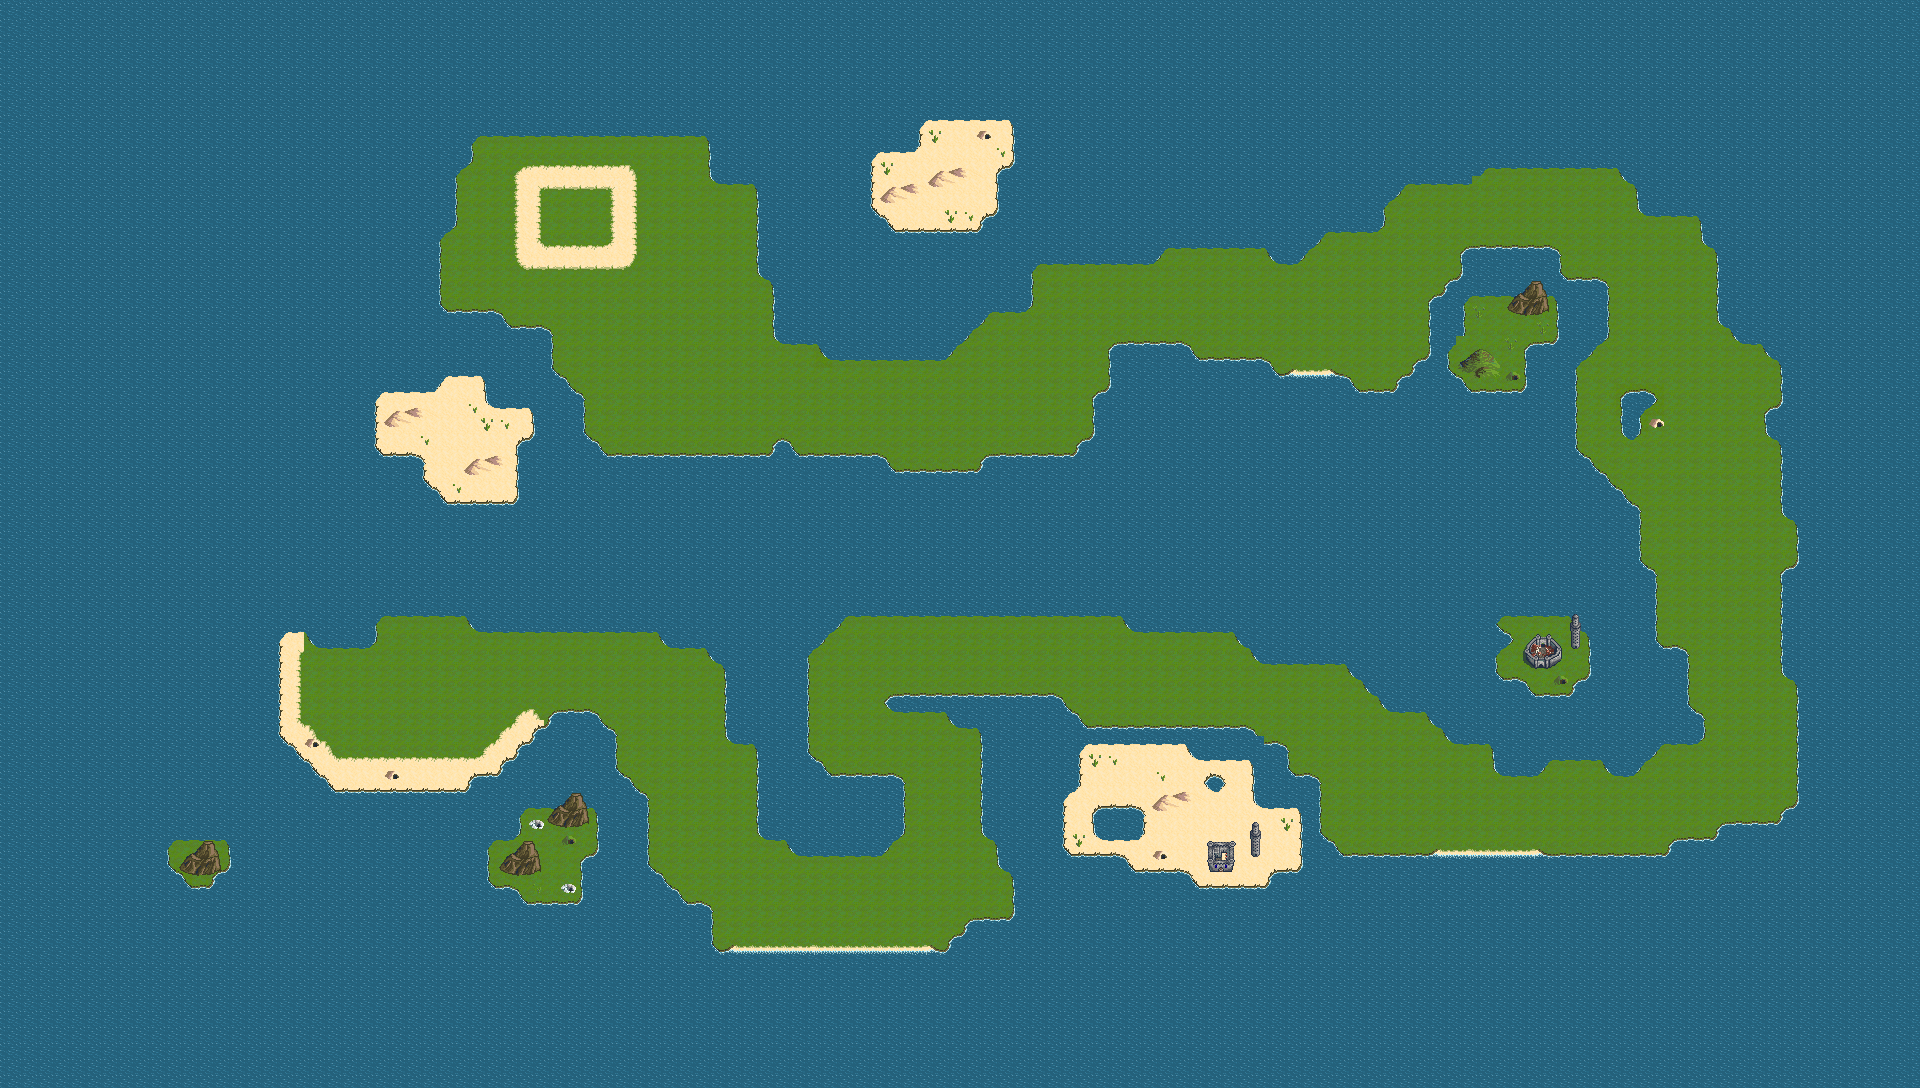

Tiled map render using the project's own tile images. Description and the map definition, with tile-layer contents summarised, below:
An orthogonal 120x68 tile map with 16x16 px tiles, 4 tile layers (Water, Collision, Floor, Buildings), 2 tilesets and 4 objects (spawn).

<map version="1.5" tiledversion="1.7.2" orientation="orthogonal" renderorder="right-down" width="120" height="68" tilewidth="16" tileheight="16" infinite="0" nextlayerid="10" nextobjectid="309">
 <tileset firstgid="1" source="tileset.tsx" />
 <tileset firstgid="337" source="water.tsx" />
 <layer id="1" name="Water" width="120" height="68" locked="1">
  <data>[8160 cells, 8160 non-empty, 1 distinct tile ids]</data>
 </layer>
 <layer id="4" name="Collision" width="120" height="68">
  <properties>
   <property name="collision" value="blocked" />
  </properties>
  <data>[8160 cells, 694 non-empty, 41 distinct tile ids]</data>
 </layer>
 <layer id="2" name="Floor" width="120" height="68">
  <data>[8160 cells, 1899 non-empty, 41 distinct tile ids]</data>
 </layer>
 <layer id="3" name="Buildings" width="120" height="68">
  <data>[8160 cells, 138 non-empty, 53 distinct tile ids]</data>
 </layer>
 <objectgroup id="8" name="z">
  <object id="287" x="440.182" y="240.727" width="1.54545" height="64.0909" />
  <object id="288" x="440.182" y="304.091" width="1.21504" height="11.2304" rotation="-45" />
  <object id="289" x="448.125" y="310.938" width="44" height="0.875" />
 </objectgroup>
 <objectgroup id="9" name="objects">
  <object id="308" name="spawn" x="392.667" y="718.667">
   <point />
  </object>
 </objectgroup>
</map>
